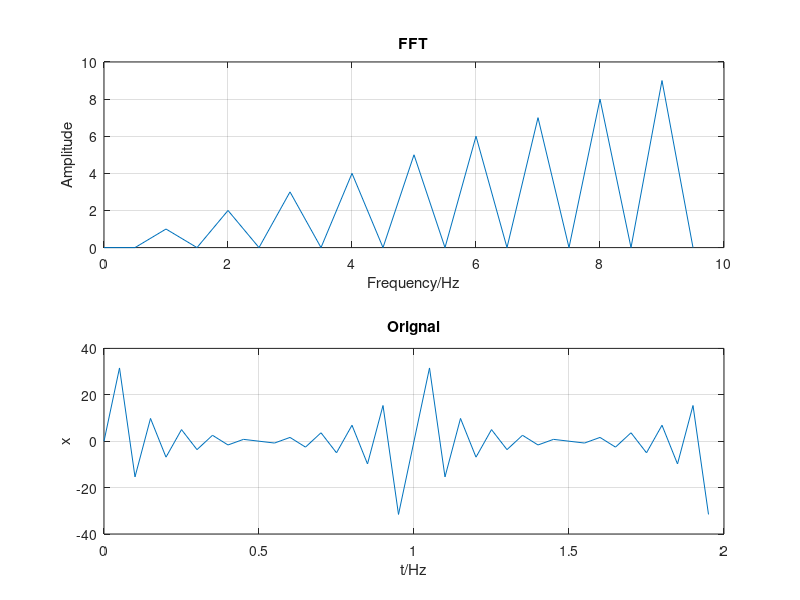

Here is the MATLAB script that generated this plot:
clf;
deltaF = 1;
fs=20;
N=2*(fs/deltaF);

n=0:N-1;
t=n/fs;
x=1*sin(2*pi*1* deltaF*t)+ 2*sin(2*pi*2*deltaF*t)+3*sin(2*pi*3*deltaF*t)+4*sin(2*pi*4*deltaF*t)+5*sin(2*pi*5*deltaF*t)+6*sin(2*pi*6*deltaF*t)+7*sin(2*pi*7*deltaF*t)+8*sin(2*pi*8*deltaF*t)+9*sin(2*pi*9*deltaF*t)+10*sin(2*pi*10*deltaF*t);
%+1*cos(2*pi*deltaF*t)+2*cos(2*pi*2*deltaF*t)+3*cos(2*pi*3*deltaF*t)+4*cos(2*pi*4*deltaF*t)+5*cos(2*pi*5*deltaF*t)+6*cos(2*pi*6*deltaF*t)+7*cos(2*pi*7*deltaF*t)+8*cos(2*pi*8*deltaF*t)+9*cos(2*pi*9*deltaF*t)+10*cos(2*pi*10*deltaF*t);
y=fft(x,N);
mag=abs(y);
f=n*fs/N;
subplot(2,1,1),plot(f(1:N/2),mag((1:N/2)) *2/N);
%subplot(2,2,1),plot(f,mag*2/N);
xlabel('Frequency/Hz');
ylabel('Amplitude');title('FFT');grid on;
subplot(2,1,2),plot(t,x);
xlabel('t/Hz');
ylabel('x');title('Orignal');grid on;